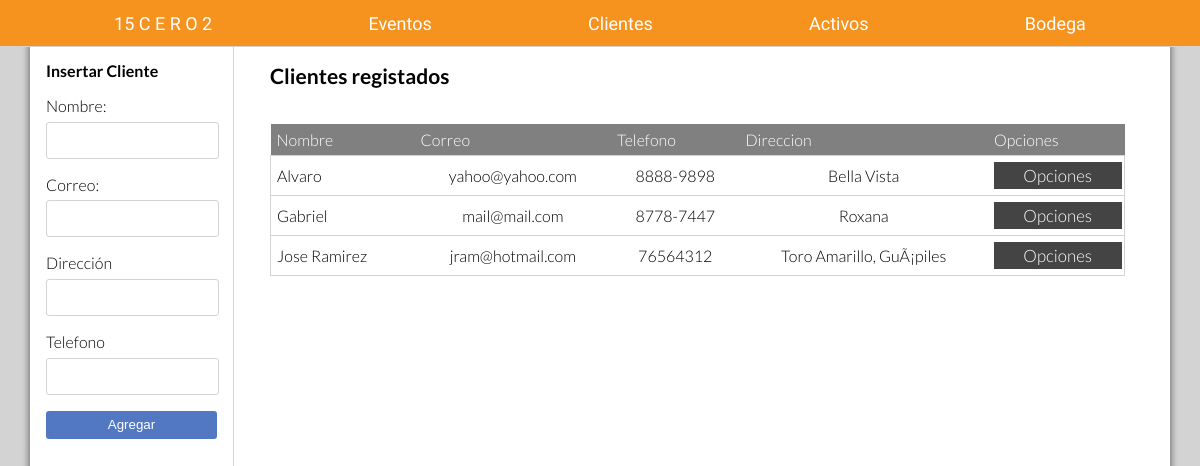
The app's page /15cero2/insertar_cliente.php with its own data.
### tables this page shows
CREATE TABLE `tbcliente` (
  `Id` int(11) NOT NULL AUTO_INCREMENT,
  `Nombre` varchar(30) NOT NULL,
  `Correo` varchar(30) NOT NULL,
  `Telefono` varchar(9) NOT NULL,
  `Direccion` varchar(200) NOT NULL,
  PRIMARY KEY (`Id`)
);

### 15cero2/controladoras/controladora_cliente.php (called while the page is built, shortened)
<?php
    function cargarClientes(){
     $conn = getConnection();
     $sql = "call paAdministrarCliente(1,null,null,null,null,null)";
        $result = $conn->query($sql);
        $array = null;
        $cont = 0;
        if ($result->num_rows > 0) {
            while($row = $result->fetch_assoc()) {
                $array[$cont][0] = $row['Id'];
                $array[$cont][1] = $row['Nombre'];
                $array[$cont][2] = $row['Correo'];
				$array[$cont][3] = $row['Telefono'];
				$array[$cont][4] = $row['Direccion'];
                $cont++;
            }
        }
        return $array;
    }
 ?>

### 15cero2/insertar_cliente.php (the view, shortened to what this page needs)
<!DOCTYPE html>
<html>
<head>
	<link rel="stylesheet" href="css/global.css">
	<link rel="stylesheet" href="css/newStyle.css">
    <link rel="stylesheet" href="css/activos.css">
    <link rel="stylesheet" href="js/css/alertify.min.css">
    <link rel="stylesheet" href="js/css/themes/default.min.css">
    <link href="css/prueba.css" rel="stylesheet" type="text/css"/>
</head>
<body>
	<?php include "_nav.php" ?>
	<div class="main_content">
		<aside class="aside-left">
            <section class="aside-content">
    			<section class="formulario">
    				<h1>Insertar Cliente</h1>
    				<form action="controladoras/controladora_cliente.php" method="post">
    					<div class="form-group"><label>Nombre:</label><br><input class="form-control" type="text" name="nombre" required></div>
    					<div class="form-group"><label>Correo:</label><br><input class="form-control" type="email" name="correo" required></div>
    					<div class="form-group"><label>Direcci&oacute;n</label><br><input class="form-control" type="text" name="direccion" required></div>
    					<div class="form-group"><label>Telefono</label><br><input class="form-control" type="text" name="telefono" required></div>
    					<button class="submit btn btn-primary" type="submit">Agregar</button>
    				</form>
    			</section>
            </section>
		</aside>
		<section class="lista-clientes">
        <h3>Clientes registados</h3>
            <?php require_once 'controladoras/controladora_cliente.php'; $clientes = cargarClientes();
            if($clientes != null){?>
                <table id="table-clientes">
                 <thead>
                <tr>
                    <td>Nombre</td>
                    <td>Correo</td>
                    <td>Telefono</td>
                    <td>Direccion</td>
                    <td>Opciones</td>
                </tr>
                </thead>
                <?php for($i = 0;$i<count($clientes);$i++){?>
                    <tr class="opciones">
                        <td><?php echo $clientes[$i][1]; ?></td>
                        <td><?php echo $clientes[$i][2]; ?></td>
                        <td><?php echo $clientes[$i][3]; ?></td>
                        <td><?php echo $clientes[$i][4]; ?></td>
                        <td>
                            <ul class="options">
                                <li><p>Opciones</p>
                                </li>
                            </ul>
                        </td>
                    </tr>
                <?php }?>
                </table>
            <?php }else{ ?>
                <p>No hay clientes registrados</p>
            <?php }?>
    </section>
  </div>
</body>
</html>

### 15cero2/_nav.php (shortened to what this page needs)
<nav class="top-vav">
    <div class="nav-content">
        <a class="left" href="index.php">15 C E R O 2</a>
        <a href="InsertarEvento.php">Eventos</a>
        <a href="insertar_cliente.php">Clientes</a>
        <a href="activos.php">Activos</a>
        <a href="bodega.php">Bodega</a>
    </div>
</nav>

### 15cero2/css/global.css (style rules this page uses)
* { margin:0;padding:0 }
body { font-family: 'Lato', sans-serif;font-weight: 300;font-size: large;background: lightgrey }
header,section,footer,nav,a,input { display: block }
.main_content { margin-top: 3.2em;overflow: hidden;width: 95%;margin: auto;background: white;box-shadow: 0 0 6px 2px grey;position: relative; top: 2.5em; }
.form-group { margin: 1em 0 }
.form-control { height: 35px;border-radius: 3px;border: 1px solid lightgrey;text-indent: 1em; width:100%;margin:.5em 0;background:white }
.btn { margin: auto;border: none; padding: .5em 0;color:white;border-radius: 3px;display: inline-block; }
.btn-primary { background: #5278C4;width:100% }
.top-vav { position: fixed;width: 100%;top:0;border-bottom: 1px solid lightgrey;background:#f6921e;z-index: 100 }
.top-vav .nav-content { overflow: hidden;display: flex;justify-content: space-around;padding: .7em 2em }
.top-vav a { text-decoration: none;cursor:pointer; font-family: 'metrophobic';font-size: 400;color: white; }

### 15cero2/css/newStyle.css (style rules this page uses)
.lista-clientes { float: left;padding:1em 2em;width: 75% }
table { margin:2em auto }
table>thead>tr { background: gray;color:#FFF;font-size: initial; }
table { width: 100%;border-collapse: collapse }
table tbody td { text-align: center;font-size: medium }
table tbody tr { border: 1px solid lightgray }
table td, table th { padding: .8em }

### 15cero2/css/activos.css (style rules this page uses)
aside.aside-left { float: left;height: 100vh;border-right:1px solid lightgrey;padding:1em;width:15%;overflow-y: auto }
.aside-left,.aside-left>h3 { font-size: medium;padding: .5em .2em }
table { margin:2em auto }
table>thead>tr { background: gray;color:#FFF;font-size: initial; }
table { width: 100%;border-collapse: collapse }
table tbody td { text-align: center;font-size: medium }
table tbody tr { border: 1px solid lightgray }
table td,table th { padding: 6px }
table td:nth-child(2) { text-align: left }
ul { list-style: none }
.options>li { width: 90%;margin: auto }
.options li { background-color:#444; color:#fff; text-decoration:none; padding:3px 8px;font-size: 17px;transition:.3s }

### records on screen
tbcliente: Nombre "Alvaro", Correo "yahoo@yahoo.com", Telefono "8888-9898", Direccion "Bella Vista"
tbcliente: Nombre "Gabriel", Correo "mail@mail.com", Telefono "8778-7447", Direccion "Roxana"
tbcliente: Nombre "Jose Ramirez", Correo "jram@hotmail.com", Telefono "76564312", Direccion "Toro Amarillo, GuÃ¡piles"
